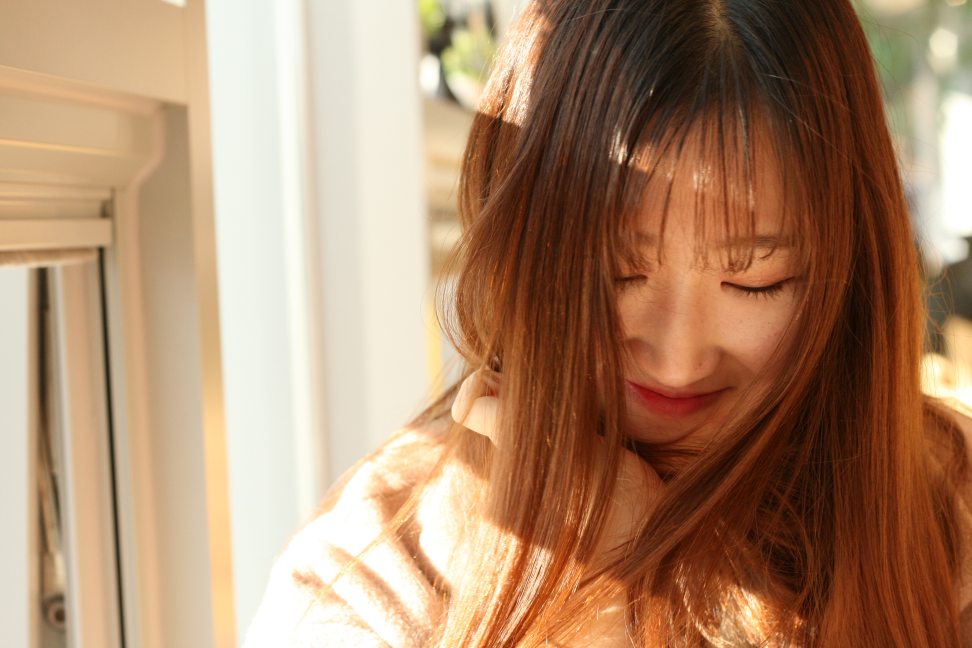
#> input picture original.jpg, 3888 x 2592 px (shown at 1/4 size)
$ python 'Chapter 02.py'
#> lines starting #> are read from the running program, lines starting #| are printed output that depends on the picture; after the words box and inside, x2 and y2 are one past the last pixel; in counts of white or black regions, pixels touching at a corner belong together
# Basic function

import cv2 as cv
import numpy as np

original_img = cv.imread("original.jpg")
#> original_img is the input picture: shape (2592, 3888, 3); mean B, G, R 109, 137.8, 173.2
img = cv.resize(original_img, dsize=(768,432))
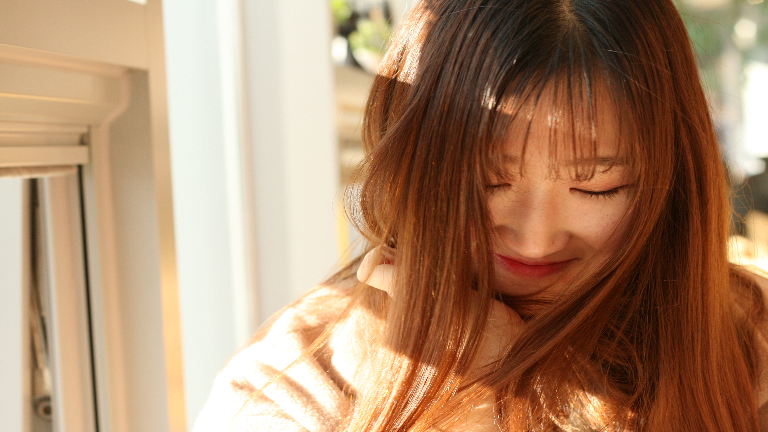
#> img: shape (432, 768, 3); mean B, G, R 108.9, 137.7, 173.2
kernel = np.ones((5,5),np.uint8)

imgGray = cv.cvtColor(img,cv.COLOR_BGR2GRAY)
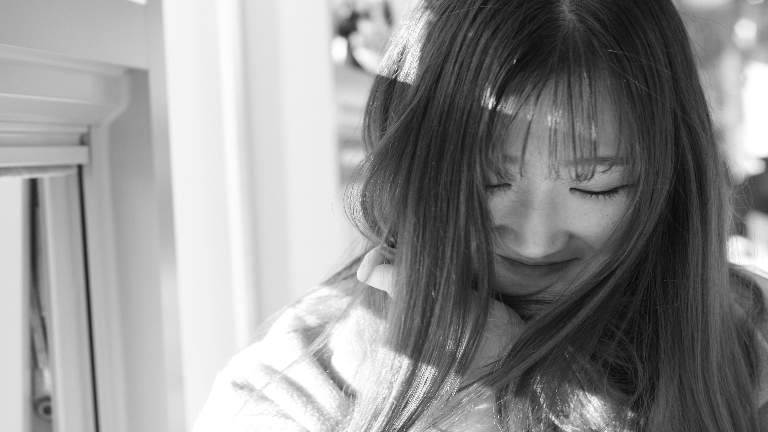
#> imgGray: shape (432, 768); min 6, max 255, mean 145
imgBlur = cv.GaussianBlur(imgGray,(7,7),0)
imgCann = cv.Canny(img,150,200)
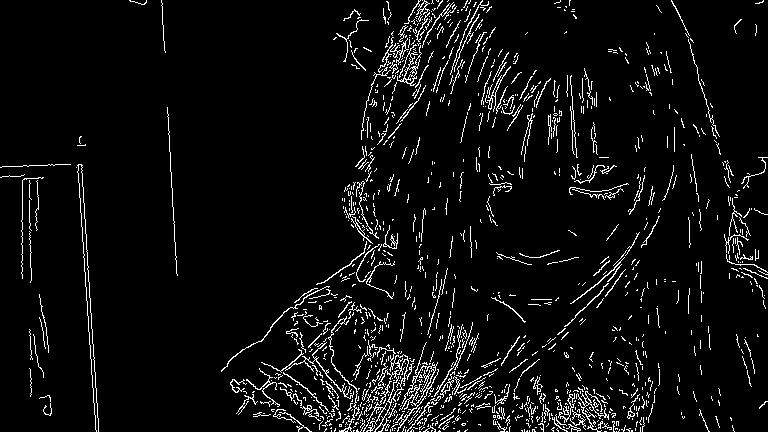
#> imgCann: shape (432, 768); 5.4% white in thin lines or dots
imgDial = cv.dilate(imgCann,kernel,iterations=1)
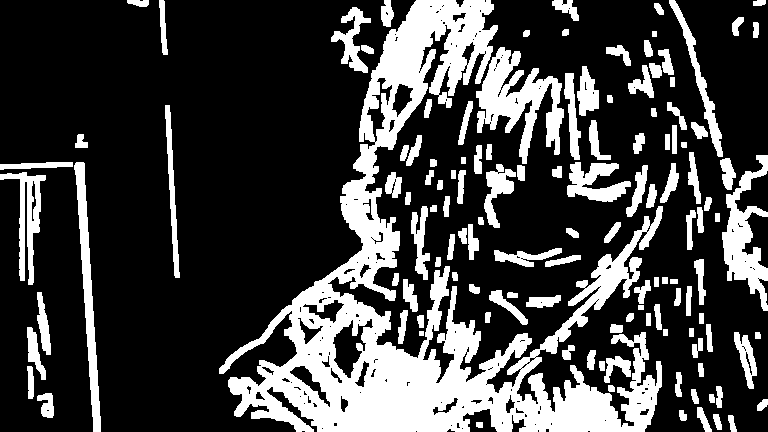
#> imgDial: shape (432, 768); 25.8% white; 128 white regions, largest, box (x1, y1, x2, y2) and area: (219, 0, 663, 432) 48717, (476, 47, 564, 164) 4485, (722, 155, 768, 311) 3051
imgErod = cv.erode(imgDial,kernel,iterations=1)
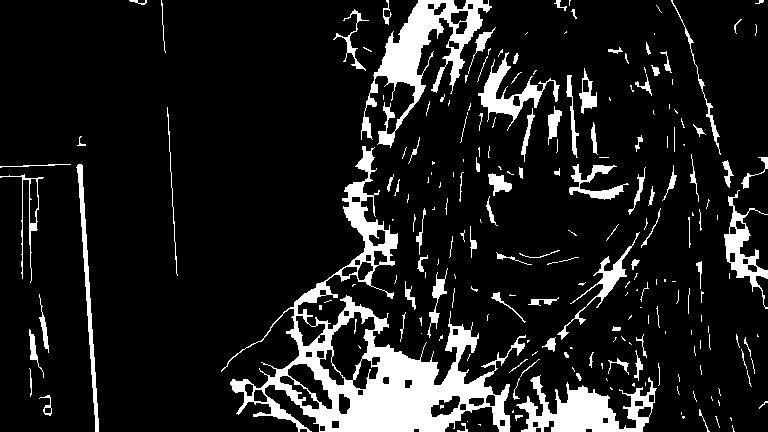
#> imgErod: shape (432, 768); 12.3% white; 223 white regions (125 under 20 px), largest, box (x1, y1, x2, y2) and area: (221, 146, 526, 432) 17034, (361, 0, 492, 148) 5362, (516, 375, 657, 432) 3748

cv.imshow("Gray Image",imgGray)
cv.imshow("Blur Image",imgBlur)
cv.imshow("Cann Image",imgCann)
cv.imshow("Dial Image",imgDial)
cv.imshow("Erod Image",imgErod)
cv.waitKey(0)

$ run again, with Chapter5_cards.jpg copied over original.jpg
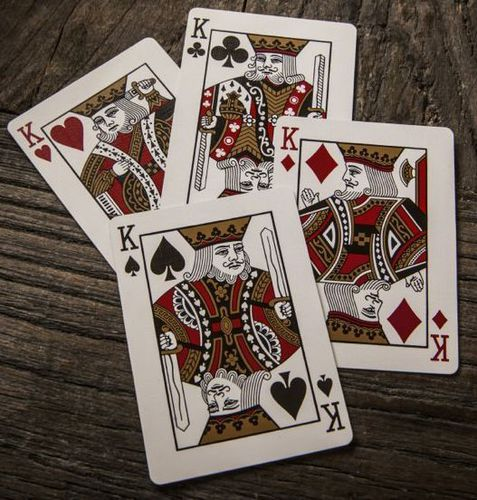
#> input picture Chapter5_cards.jpg, 477 x 500 px
#> original_img is the input picture: shape (500, 477, 3); mean B, G, R 88.1, 96.6, 109.6
#> `imgCann = cv.Canny(img,150,200)`:
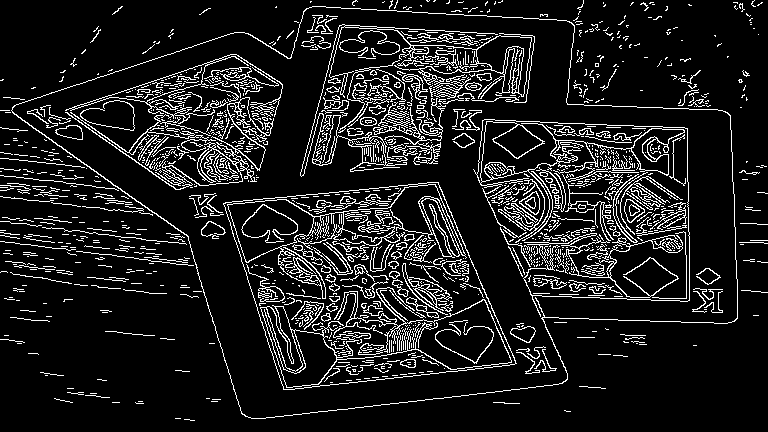
#> imgCann: shape (432, 768); 11.5% white in thin lines or dots
#> imgDial: shape (432, 768); 45.2% white; 85 white regions, largest, box (x1, y1, x2, y2) and area: (0, 0, 768, 421) 99492, (187, 180, 559, 392) 39252, (0, 269, 169, 296) 936
#> `imgErod = cv.erode(imgDial,kernel,iterations=1)`:
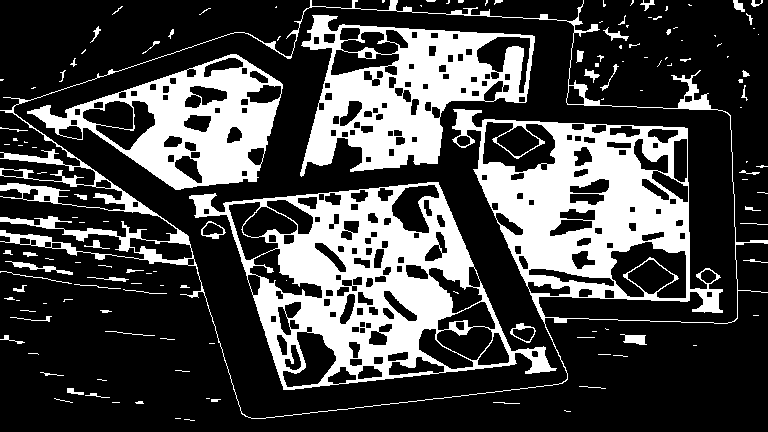
#> imgErod: shape (432, 768); 27.3% white; 140 white regions (85 under 20 px), largest, box (x1, y1, x2, y2) and area: (0, 0, 768, 419) 30943, (189, 182, 557, 390) 25877, (300, 15, 535, 177) 17136
